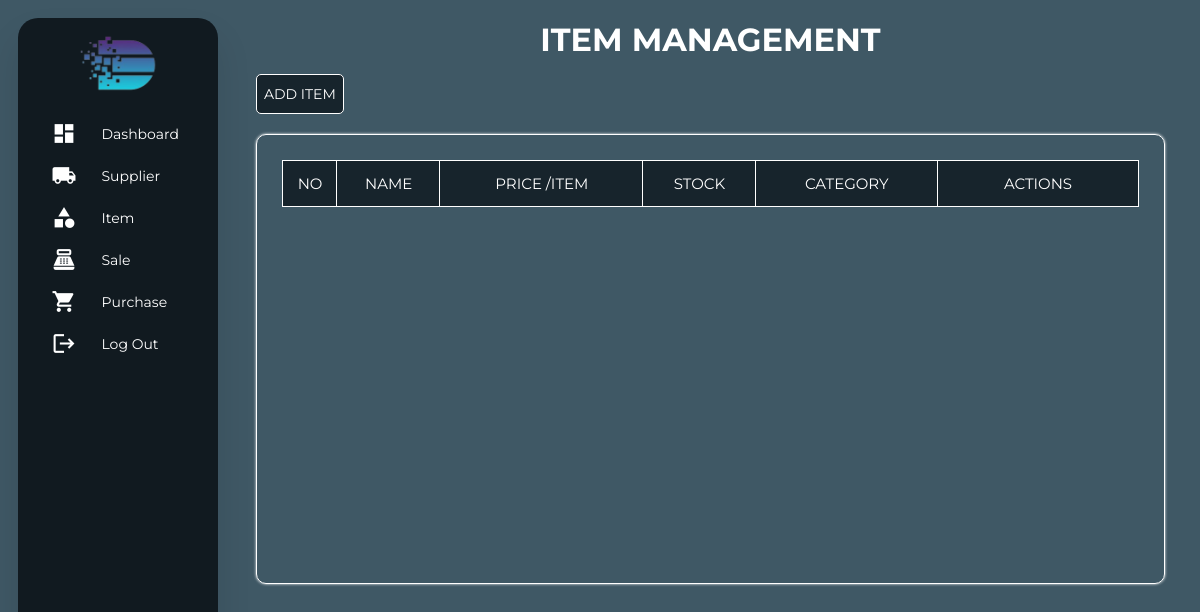
The page /view/viewItem.php (signed in) on the database as committed earlier.
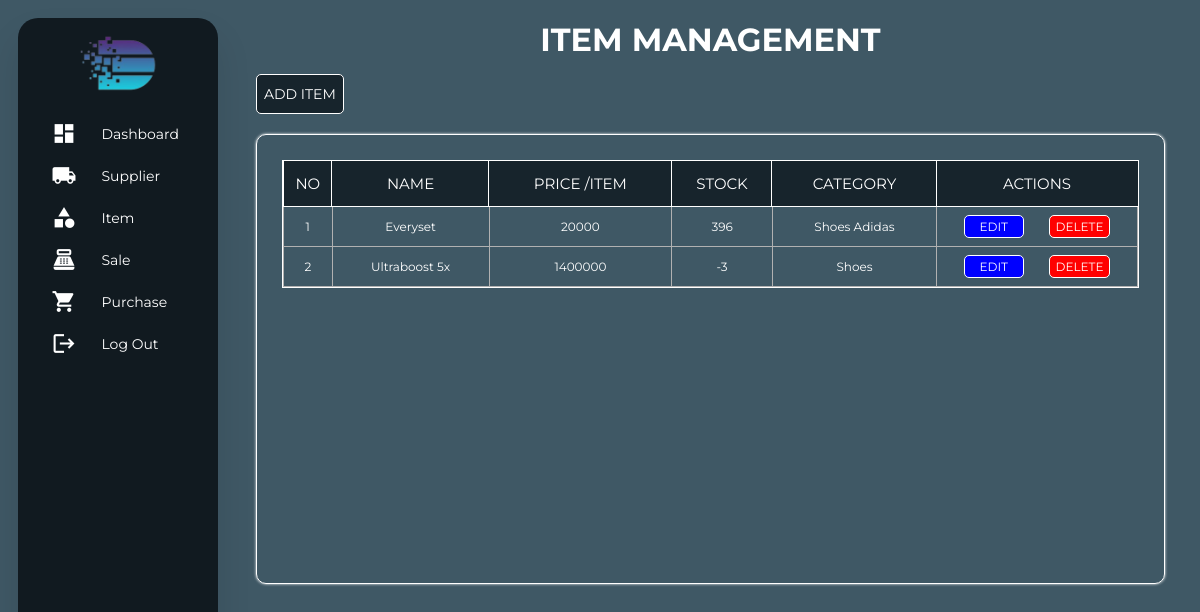
The same page on the database as committed later.
### tables this page shows
CREATE TABLE `item` (
  `id` int(100) NOT NULL,
  `name` varchar(100) NOT NULL,
  `price` bigint(20) NOT NULL,
  `stock` int(11) NOT NULL,
  `category` varchar(100) NOT NULL
);

### repository/getAllData.php (called while the page is built, shortened)
<?php
require_once "../model/itemModel.php";
function getAllItem(): array
{
    $connection = getConnection();
    $sql = "SELECT * FROM item";
    $result = $connection ->query($sql);
    $array = [];
    while ($row = $result->fetch())
        $array[] = new Item(
            id: $row["id"],
            name: $row["name"],
            price: $row["price"],
            stock: $row["stock"],
            category: $row["category"]
        );
    return $array;
}

### model/itemModel.php (called while the page is built, shortened)
<?php
class Item
{
    private int $id;
    private string $name;
    private int $price;
    private int $stock;
    private string $category;
    public function __construct(int $id, string $name, int $price, int $stock, string $category)
    {
        $this->id = $id;
        $this->name = $name;
        $this->price = $price;
        $this->stock = $stock;
        $this->category = $category;
    }
    public function getId(): int
    {
        return $this->id;
    }
    public function getName(): string
    {
        return $this->name;
    }
    public function getPrice(): int
    {
        return $this->price;
    }
    public function getStock(): int
    {
        return $this->stock;
    }
    public function getCategory(): string
    {
        return $this->category;
    }
}

### view/viewItem.php (the view, shortened to what the changed rows need)
<?php
require_once "../repository/getAllData.php";
$data = getAllItem();
?>
<!DOCTYPE html>
    <html lang="en">
    <head>
        <link rel="stylesheet" href="../assets/style/styleItem.css">
    </head>
    <body>
        <div class="container">
            <div class="content-container">
                <div class="header">
                    <h1>ITEM MANAGEMENT</h1>
                </div>
                <div class="outer-wrapper">
                    <div class="table-wrapper">
                        <table>
                            <tr>
                                <th>NO</th>
                                <th>NAME</th>
                                <th>PRICE /ITEM</th>
                                <th>STOCK</th>
                                <th>CATEGORY</th>
                                <th class="change">ACTIONS</th>
                            </tr>
                            <?php
                            $counter = 1;
                            foreach ($data as $item) { ?>
                                <tr>
                                    <td><?= $counter ?></td>
                                    <td><?= $item->getName()?></td>
                                    <td><?= $item->getPrice()?></td>
                                    <td><?= $item->getStock()?></td>
                                    <td><?= $item->getCategory()?></td>
                                    <td>
                                        <div class="button-control">
                                            <a href="#" class="button-edit" data-id="<?=$item->getId()?>" data-name="<?= $item->getName()?>" data-price="<?= $item->getPrice()?>" data-stock="<?= $item->getStock()?>" data-category="<?= $item->getCategory()?>">EDIT</a>
                                            <a href="../repository/item/deleteItem.php?id=<?= $item->getId() ?>" class="button-delete">DELETE</a>
                                        </div>
                                    </td>
                                </tr>
                                <?php $counter++;
                            } ?>
                        </table>
                    </div>
                </div>
            </div>
        </div>
    </body>
</html>

Rows that differ between the two databases and show on the page:
added item: name "Everyset", price "20000", stock "396", category "Shoes Adidas"
added item: name "Ultraboost 5x", price "1400000", stock "-3", category "Shoes"
